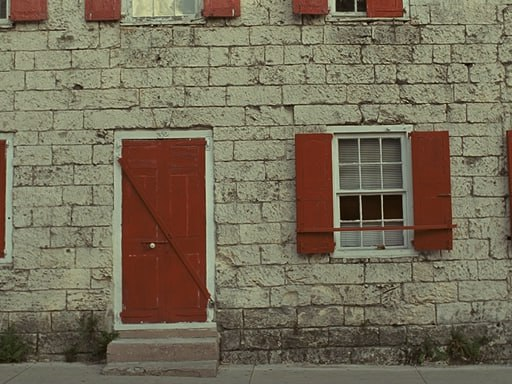
#> input picture edited-image.jpg, 512 x 384 px
$ python 'lab2 (1).py'
#> lines starting #> are read from the running program, lines starting #| are printed output that depends on the picture
import cv2
import numpy as np
IMAGE_PATH = "edited-image.jpg"


def add_salt_and_pepper_noise(image, salt_prob, pepper_prob):
    """
    Накладає шум 'Сіль і Перець' (модель помилок) на зображення у відтінках сірого
    та автоматично виводить статистику щодо внесених помилок.

    :param image: Вхідне зображення (numpy array, grayscale).
    :param salt_prob: Ймовірність появи 'солі' (білих пікселів).
    :param pepper_prob: Ймовірність появи 'перцю' (чорних пікселів).
    :return: Зашумлене зображення.
    """
    noisy_image = np.copy(image)
    row, col = noisy_image.shape

    # Створюємо випадкову матрицю з тими ж розмірами
    random_matrix = np.random.rand(row, col)

    # Додаємо 'сіль' (білі пікселі)
    noisy_image[random_matrix < salt_prob] = 255

    # Додаємо 'перець' (чорні пікселі)
    noisy_image[(random_matrix >= salt_prob) & (random_matrix < salt_prob + pepper_prob)] = 0

    # 1. Рахуємо кількість пікселів з помилками
    error_mask = image != noisy_image
    num_errors = np.sum(error_mask)

    # 2. Рахуємо максимальне значення помилки (різницю яскравості)
    diff = np.abs(image.astype(np.int32) - noisy_image.astype(np.int32))
    max_error = np.max(diff)

    # Вивід значень безпосередньо у функції
    print(f"Кількість пікселів з помилками: {num_errors}")
    print(f"Максимальне значення помилки: {max_error}")

    return noisy_image


def calculate_normalized_correlation(img1, img2):
    """
    Розраховує коефіцієнт нормованої кореляції (Zero-Normalized Cross-Correlation)
    між двома зображеннями.

    Значення варіюється від -1 до 1:
    1.0 - ідеальний збіг.
    0.0 - відсутність кореляції.
    """
    # Переводимо у float64 для уникнення переповнення під час розрахунків
    i1 = img1.astype(np.float64)
    i2 = img2.astype(np.float64)

    mean1 = np.mean(i1)
    mean2 = np.mean(i2)

    # Обчислюємо чисельник та знаменник за формулою нормованої кореляції
    numerator = np.sum((i1 - mean1) * (i2 - mean2))
    denominator = np.sqrt(np.sum((i1 - mean1) ** 2) * np.sum((i2 - mean2) ** 2))

    if denominator == 0:
        return 0.0

    return numerator / denominator

def calculate_mse_rmse(img1, img2):
    """
    Крок 5: Розраховує середньоквадратичну помилку (MSE) та
    середньоквадратичне відхилення (RMSE).
    """
    # Переводимо у float для уникнення переповнення при зведенні в квадрат
    err = np.sum((img1.astype(np.float64) - img2.astype(np.float64)) ** 2)
    err /= float(img1.shape[0] * img1.shape[1])
    rmse = np.sqrt(err)
    return err, rmse

def calculate_psnr(img1, img2):
    """
    Крок 6: Розраховує пікове відношення сигналу до шуму (PSNR).
    """
    mse, _ = calculate_mse_rmse(img1, img2)
    # Якщо зображення ідентичні (MSE = 0), PSNR прямує до нескінченності
    if mse == 0:
        return float('inf')
    max_pixel = 255.0
    psnr = 10 * np.log10((max_pixel ** 2) / mse)
    return psnr

image_path = "edited-image.jpg"

img_gray = cv2.imread(image_path, cv2.IMREAD_GRAYSCALE)
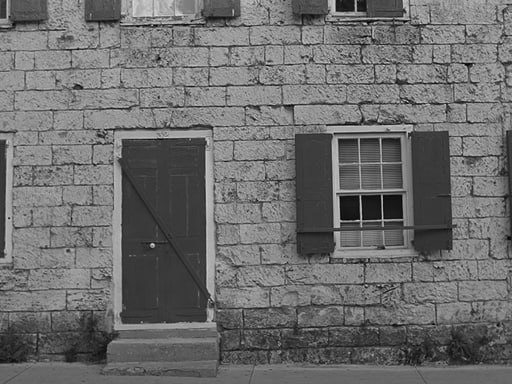
#> img_gray: shape (384, 512); min 0, max 222, mean 109.4
print(f"Завантажено зображення: '{image_path}' (розмір: {img_gray.shape})")
#| Завантажено зображення: 'edited-image.jpg' (розмір: (384, 512))

# Налаштування щільності шуму
salt_p = 0.01  # 1% солі
pepper_p = 0.01  # 1% перцю

print(f"\nНакладання шуму (Сіль: {salt_p:.1%}, Перець: {pepper_p:.1%})...")

# ВИКЛИК ФУНКЦІЇ
noisy_img = add_salt_and_pepper_noise(img_gray, salt_p, pepper_p)
#> in add_salt_and_pepper_noise, `noisy_image[(random_matrix >= salt_prob) & (random_matrix < salt_prob ..`:
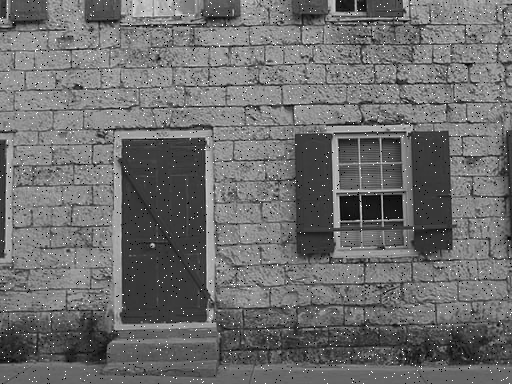
#> noisy_image: shape (384, 512); min 0, max 255, mean 109.8
#> in add_salt_and_pepper_noise, `error_mask = image != noisy_image`:
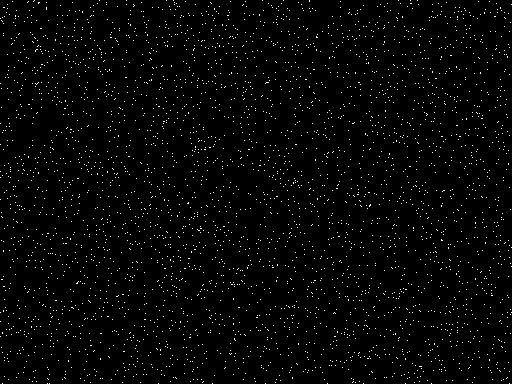
#> error_mask: shape (384, 512) bool; 2% white in thin lines or dots
#> in add_salt_and_pepper_noise, `num_errors = np.sum(error_mask)`: num_errors = 3910
#> in add_salt_and_pepper_noise, `diff = np.abs(image.astype(np.int32) - noisy_image.astype(np.int32))`:
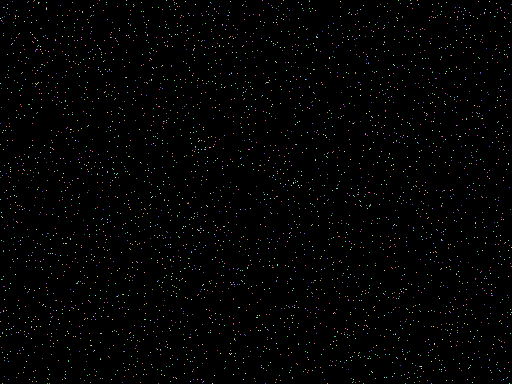
#> diff: shape (384, 512) int32; 218 distinct labels, from 0 to 255; one colour per label, 0 black
#> in add_salt_and_pepper_noise, `max_error = np.max(diff)`: max_error = 255
#| Кількість пікселів з помилками: 3910
#| Максимальне значення помилки: 255

# 2. Розраховуємо та виводимо коефіцієнт нормованої кореляції
ncc = calculate_normalized_correlation(img_gray, noisy_img)
#> in calculate_normalized_correlation, `mean1 = np.mean(i1)`: mean1 = 109.4
#> in calculate_normalized_correlation, `mean2 = np.mean(i2)`: mean2 = 109.8
#> in calculate_normalized_correlation, `numerator = np.sum((i1 - mean1) * (i2 - mean2))`: numerator = 288345539
#> in calculate_normalized_correlation, `denominator = np.sqrt(np.sum((i1 - mean1) ** 2) * np.sum((i2 - mean2) ..`: denominator = 322119958.1
#> ncc = 0.895
print(f"Коефіцієнт нормованої кореляції (NCC): {ncc:.4f}")
#| Коефіцієнт нормованої кореляції (NCC): 0.8951
mse, rmse = calculate_mse_rmse(img_gray, noisy_img)
#> in calculate_mse_rmse, `err = np.sum((img1.astype(np.float64) - img2.astype(np.float64)) ** 2)`: err = 70262507
#> in calculate_mse_rmse, `err /= float(img1.shape[0] * img1.shape[1])`: err = 357.4
#> in calculate_mse_rmse, `rmse = np.sqrt(err)`: rmse = 18.9
#> mse = 357.4; rmse = 18.9

print(f"Середньоквадратична помилка (MSE): {mse:.4f}")
#| Середньоквадратична помилка (MSE): 357.3736
print(f"Середньоквадратичне відхилення (RMSE): {rmse:.4f}")
#| Середньоквадратичне відхилення (RMSE): 18.9043

# PSNR "до" накладання помилок (порівнюємо оригінал з оригіналом)
psnr_before = calculate_psnr(img_gray, img_gray)
#> in calculate_psnr, `mse, _ = calculate_mse_rmse(img1, img2)`: mse = 0
#> psnr_before = inf
print(f"PSNR «до» накладання помилок: {psnr_before}")
#| PSNR «до» накладання помилок: inf

# PSNR "після" накладання помилок (порівнюємо оригінал із зашумленим)
psnr_after = calculate_psnr(img_gray, noisy_img)
#> psnr_after = 22.6
print(f"PSNR «після» накладання помилок: {psnr_after:.4f} дБ")
#| PSNR «після» накладання помилок: 22.5996 дБ

# Збереження результату
output_path = "noisy_output.jpg"
cv2.imwrite(output_path, noisy_img)
print(f"\nЗашумлене зображення збережено як: '{output_path}'")
